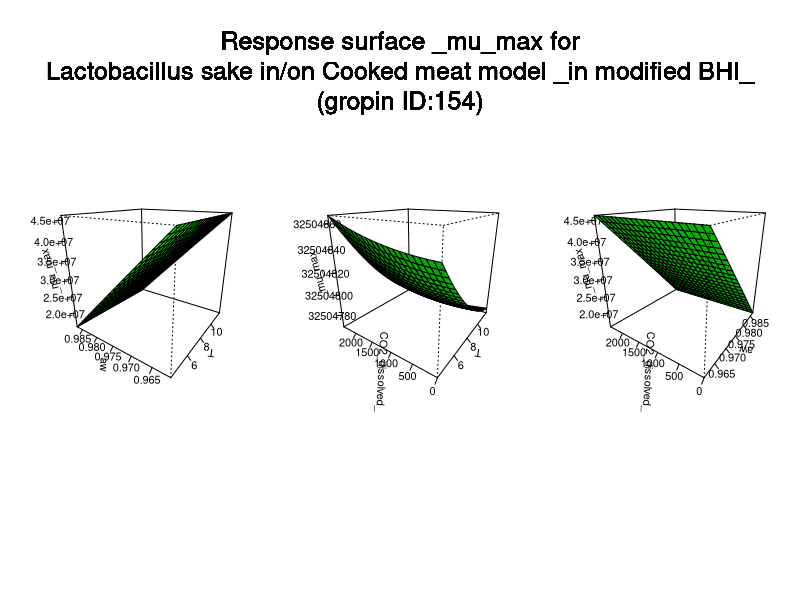

This chart was generated by the following R code:
#############################
# start of Parameter script
#############################
T <- seq(4.004,11.988011988012,length.out=21)
aw <- seq(0.961038961038961,0.986986,length.out=21)
CO2_dissolved_ <- seq(0,2408.59140859141,length.out=21)
#############################
# end of Parameter script
#############################
############################# 
# start of Model script Gropin ID 154 
#############################
 
# constant coefficients for this model
l <- 6.04e08
l1 <- -504
l2 <- 0.16
l3 <- -5700
l4 <- 0.83
l5 <- 3.28e-06
l6 <- -6.04e08
l7 <- -0.00107
l8 <- 495
l9 <- -0.16
 
variables <- data.frame(T,aw,CO2_dissolved_)
argumentsPar <- expand.grid(variables)
 
# heart of the model
response_surface <- function(T,aw,CO2_dissolved_) {
   mumax <-(l+(l1*T)+(l2*CO2_dissolved_)+(l3*aw)+(l4*(T^2))+(l5*(CO2_dissolved_^2))+(l6*(aw^2))+(l7*T*CO2_dissolved_)+(l8*T*aw)+(l9*CO2_dissolved_*aw))

return(mumax=mumax)
} 

# output parameters
responseSurface <- cbind(argumentsPar,response_surface(argumentsPar['T'],argumentsPar['aw'],argumentsPar['CO2_dissolved_']))
colnames(responseSurface) <- c(colnames(argumentsPar),'mumax')
#############################
# End of Model script
#############################
############################# 
# start of Visualisation script Gropin ID 154 
#############################
argPar1 <- expand.grid(T,aw)
argPar2 <- expand.grid(T,CO2_dissolved_)
argPar3 <- expand.grid(aw,CO2_dissolved_)
z1 <- matrix(unlist(response_surface(argPar1[1],argPar1[2],CO2_dissolved_[10])),nrow=21)
z2 <- matrix(unlist(response_surface(argPar2[1],aw[10],argPar2[2])),nrow=21)
z3 <- matrix(unlist(response_surface(T[10],argPar3[1],argPar3[2])),nrow=21)
par(mfrow = c(1,3))
persp(T,aw,z1,col = 'green',xlab='T',ylab='aw',zlab='_mu_max',theta=305,phi=20,shade=0.25,ticktype = 'detailed')
persp(T,CO2_dissolved_,z2,col = 'green',xlab='T',ylab='CO2_dissolved_',zlab='_mu_max',theta=305,phi=20,shade=0.25,ticktype = 'detailed')
persp(aw,CO2_dissolved_,z3,col = 'green',xlab='aw',ylab='CO2_dissolved_',zlab='_mu_max',theta=305,phi=20,shade=0.25,ticktype = 'detailed')
mtext('Response surface _mu_max for
Lactobacillus sake in/on Cooked meat model _in modified BHI_
(gropin ID:154)',outer=T,  cex=1.5, line=-8.5, side=3)
#############################
# End of Visualisation script
#############################
